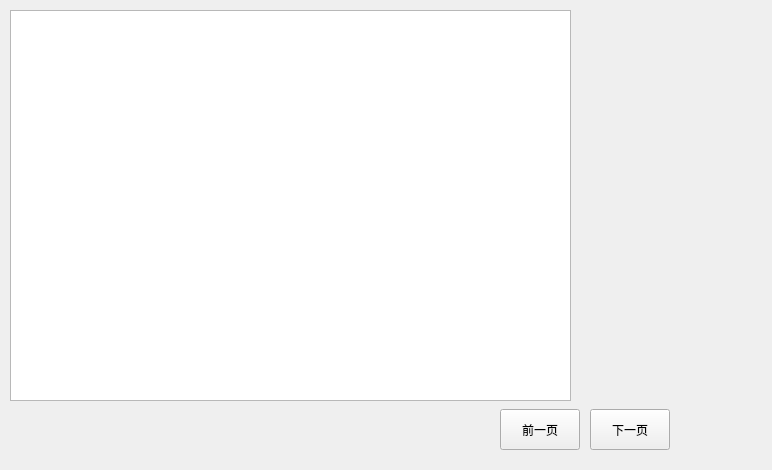
<?xml version="1.0" encoding="UTF-8"?>
<ui version="4.0">
 <class>Widget</class>
 <widget class="QWidget" name="Widget">
  <property name="geometry">
   <rect>
    <x>0</x>
    <y>0</y>
    <width>772</width>
    <height>470</height>
   </rect>
  </property>
  <property name="windowTitle">
   <string>Widget</string>
  </property>
  <widget class="QTableView" name="tableView">
   <property name="geometry">
    <rect>
     <x>10</x>
     <y>10</y>
     <width>561</width>
     <height>391</height>
    </rect>
   </property>
  </widget>
  <widget class="QPushButton" name="previous_btn">
   <property name="geometry">
    <rect>
     <x>500</x>
     <y>409</y>
     <width>80</width>
     <height>41</height>
    </rect>
   </property>
   <property name="text">
    <string>前一页</string>
   </property>
  </widget>
  <widget class="QPushButton" name="next_btn">
   <property name="geometry">
    <rect>
     <x>590</x>
     <y>409</y>
     <width>80</width>
     <height>41</height>
    </rect>
   </property>
   <property name="text">
    <string>下一页</string>
   </property>
  </widget>
 </widget>
 <resources/>
 <connections/>
</ui>
